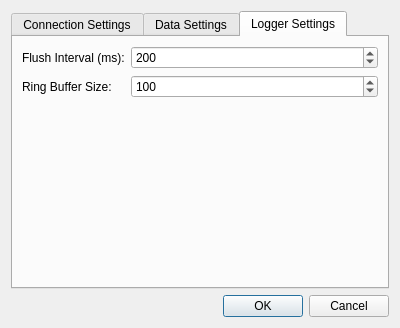
<?xml version="1.0" encoding="UTF-8"?>
<ui version="4.0">
 <class>Settings</class>
 <widget class="QDialog" name="Settings">
  <property name="geometry">
   <rect>
    <x>0</x>
    <y>0</y>
    <width>400</width>
    <height>328</height>
   </rect>
  </property>
  <property name="windowTitle">
   <string>Settings</string>
  </property>
  <layout class="QVBoxLayout" name="verticalLayout">
   <item>
    <widget class="QTabWidget" name="tabWidget">
     <property name="currentIndex">
      <number>2</number>
     </property>
     <widget class="QWidget" name="connectionTab">
      <attribute name="title">
       <string>Connection Settings</string>
      </attribute>
      <layout class="QFormLayout" name="formLayout1">
       <item row="0" column="0">
        <widget class="QLabel" name="labelIpAddress">
         <property name="text">
          <string>IP Address:</string>
         </property>
        </widget>
       </item>
       <item row="0" column="1">
        <widget class="QLineEdit" name="ipAddressLineEdit">
         <property name="inputMask">
          <string/>
         </property>
         <property name="text">
          <string>127.0.0.1</string>
         </property>
        </widget>
       </item>
       <item row="1" column="0">
        <widget class="QLabel" name="labelTcpPort">
         <property name="text">
          <string>TCP Port:</string>
         </property>
        </widget>
       </item>
       <item row="1" column="1">
        <widget class="QSpinBox" name="tcpPortSpinBox">
         <property name="minimum">
          <number>1</number>
         </property>
         <property name="maximum">
          <number>65535</number>
         </property>
         <property name="value">
          <number>1024</number>
         </property>
        </widget>
       </item>
      </layout>
     </widget>
     <widget class="QWidget" name="dataTab">
      <attribute name="title">
       <string>Data Settings</string>
      </attribute>
      <layout class="QFormLayout" name="formLayout2">
       <item row="0" column="0">
        <widget class="QLabel" name="labelUpperThreshold">
         <property name="text">
          <string>Upper Threshold:</string>
         </property>
        </widget>
       </item>
       <item row="0" column="1">
        <widget class="QDoubleSpinBox" name="upperThresholdSpinBox">
         <property name="minimum">
          <double>50.009999999999998</double>
         </property>
         <property name="singleStep">
          <double>0.000000000000000</double>
         </property>
         <property name="value">
          <double>98.000000000000000</double>
         </property>
        </widget>
       </item>
       <item row="1" column="0">
        <widget class="QLabel" name="labelLowerThreshold">
         <property name="text">
          <string>Lower Threshold:</string>
         </property>
        </widget>
       </item>
       <item row="1" column="1">
        <widget class="QDoubleSpinBox" name="lowerThresholdSpinBox">
         <property name="maximum">
          <double>49.990000000000002</double>
         </property>
         <property name="value">
          <double>2.000000000000000</double>
         </property>
        </widget>
       </item>
       <item row="2" column="0">
        <widget class="QLabel" name="labelPlotTime">
         <property name="text">
          <string>Plot Time Displayed: </string>
         </property>
        </widget>
       </item>
       <item row="2" column="1">
        <widget class="QSpinBox" name="plotTimeSpinBox">
         <property name="minimum">
          <number>1</number>
         </property>
         <property name="maximum">
          <number>20</number>
         </property>
        </widget>
       </item>
       <item row="3" column="0">
        <widget class="QLabel" name="labelNumSamplesAvg">
         <property name="text">
          <string>Number of Samples Avg. : </string>
         </property>
        </widget>
       </item>
       <item row="3" column="1">
        <widget class="QSpinBox" name="numSamplesAvgSpinBox">
         <property name="minimum">
          <number>2</number>
         </property>
         <property name="maximum">
          <number>10</number>
         </property>
         <property name="value">
          <number>5</number>
         </property>
        </widget>
       </item>
      </layout>
     </widget>
     <widget class="QWidget" name="loggerTab">
      <attribute name="title">
       <string>Logger Settings</string>
      </attribute>
      <layout class="QFormLayout" name="formLayout3">
       <item row="0" column="0">
        <widget class="QLabel" name="labelFlushInterval">
         <property name="text">
          <string>Flush Interval (ms):</string>
         </property>
        </widget>
       </item>
       <item row="0" column="1">
        <widget class="QSpinBox" name="flushIntervalSpinBox">
         <property name="minimum">
          <number>10</number>
         </property>
         <property name="maximum">
          <number>250</number>
         </property>
         <property name="value">
          <number>200</number>
         </property>
        </widget>
       </item>
       <item row="1" column="0">
        <widget class="QLabel" name="labelRingBufferSize">
         <property name="text">
          <string>Ring Buffer Size:</string>
         </property>
        </widget>
       </item>
       <item row="1" column="1">
        <widget class="QSpinBox" name="ringBufferSizeSpinBox">
         <property name="minimum">
          <number>50</number>
         </property>
         <property name="maximum">
          <number>1000</number>
         </property>
         <property name="value">
          <number>100</number>
         </property>
        </widget>
       </item>
      </layout>
     </widget>
    </widget>
   </item>
   <item>
    <widget class="QDialogButtonBox" name="buttonBox">
     <property name="standardButtons">
      <set>QDialogButtonBox::StandardButton::Cancel|QDialogButtonBox::StandardButton::Ok</set>
     </property>
    </widget>
   </item>
  </layout>
 </widget>
 <resources/>
 <connections/>
</ui>
